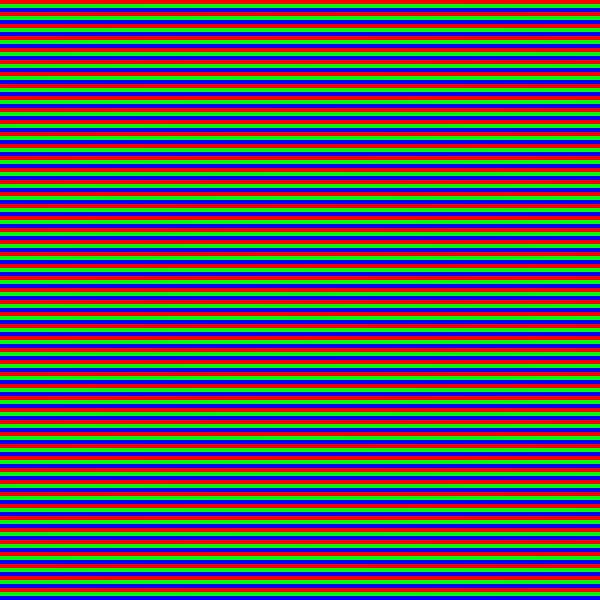
Frame 1 (no input)
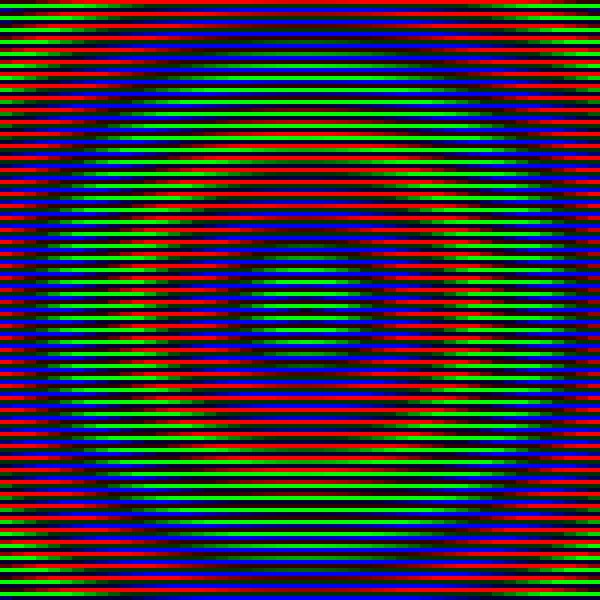
Frame 60 (the mouse pressed at the canvas centre just before this capture)
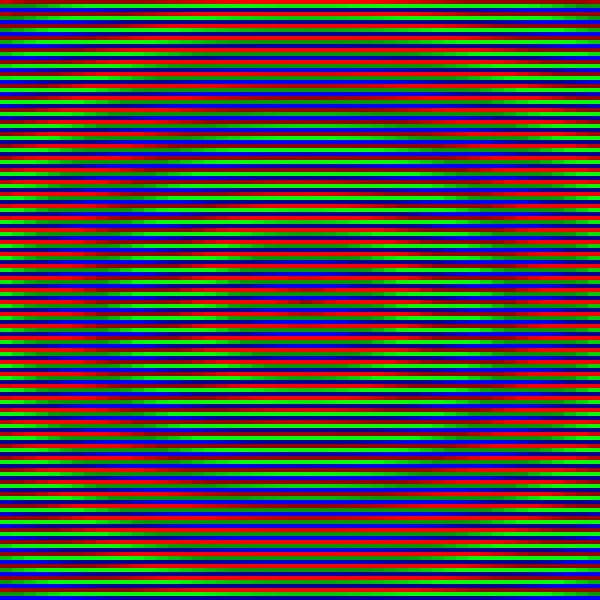
Frame 120 (the mouse held since frame 60 and released just before this capture)

The Processing sketch that drew these frames (run headless with seeded random() and noise(); from frame 60 on, the mouse is pressed at the canvas centre):

// Processing sketch: processing_87904
// ── processing_87904.pde

Pixel[] grid;
float maxX;
float maxY;

int pixelSize = 12;

float timer;
float timerInc = .02;
void setup()
{
  size(600, 600);
  frameRate(60);
  int pixelsX = 50;
  int pixelsY = 50;
  noStroke();
  grid = new Pixel[pixelsX * pixelsY];

  for (int  i = 0; i < grid.length; i++)
  {
    grid[i] = new Pixel();
    grid[i].index = i % 3;
    grid[i].y = (int)(i / pixelsX) * pixelSize;
    grid[i].x = (int)(i % pixelsX) * pixelSize;

    maxX = max(grid[i].x, maxX);
    maxY = max(grid[i].y, maxY);
  }
}

void draw()
{
  timer += timerInc;

  for (int i = 0; i < grid.length;i++)
  {
    float maxDist = dist(width/2, height /2, maxX, maxY);
    float t = dist(width/2, height/2, grid[i].x, grid[i].y) / maxDist;

    float hue = (720 * t) - timer * 2000;
    while (hue < 0)
      hue += 360;

    grid[i].SetColor(hue);
    grid[i].Draw();
  }
}

class Pixel
{
  public float r = 255;
  public float g = 255;
  public float b = 255;
  public float x;
  public float y;

  public int index;
  public void Draw()
  {
    float fluc = 0;
    float inc = pixelSize / 3;
    SetFill(0);
    rect(x + random(-fluc, fluc), y + random(-fluc, fluc), pixelSize, inc);
    SetFill(1);
    rect(x + random(-fluc, fluc), y + inc + random(-fluc, fluc), pixelSize, inc);
    SetFill(2);
    rect(x + random(-fluc, fluc), y + inc * 2 + random(-fluc, fluc), pixelSize, inc);
  }

  void SetFill(int subPixIndex)
  {
    if (subPixIndex == 0)
      fill(r, 0, 0);
    else if (subPixIndex ==1)
      fill(0, g, 0);
    else
      fill(0, 0, b);
  }

  public void SetColor(float r, float g, float b)
  {
    this.r = r;
    this.g = g;
    this.b = b;
  }
  public void SetColor(float h)
  {
    float v = 255;
    
    
    float s = lerp(0, 1, timer);
    if ((int)s % 2 == 0)
      s %= 1;
    else
      s = 1 - s % 1;
    int hi = floor(h / 60.0) % 6;
    float f =  (h / 60.0) - floor(h / 60.0);
    float p = v * (1.0 - s);
    float q = v * (1.0 - (f*s));
    float t = v * (1.0 - ((1.0 - f) * s));

    if (hi == 0)
      SetColor(v, t, p);
    else if (hi ==1)
      SetColor(q, v, p);
    else if (hi == 2)
      SetColor(p, v, t);
    else if (hi == 3)
      SetColor(p, q, v);
    else if (hi == 4)
      SetColor(t, p, v);
    else
      SetColor(v, p, q);
  }
}
